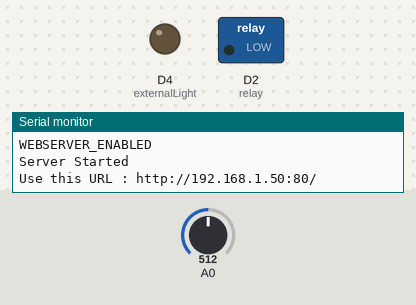
Simulated run of this sketch. Board: ESP8266 (NodeMCU). Shown: switched loads named in the sketch (green lamp = pin HIGH), output pins drawn as LEDs (lit = HIGH), the last lines printed to the serial monitor. Inputs (shaded band) come from the test bench; at power-on: A0 = 512. WiFi joins after 1.5 s; servers stay silent unless stated; storage starts empty.

Above: at 2.7 s.
2.8 s: A0 set to 855
7.5 s: A0 set to 881
At 12.7 s:
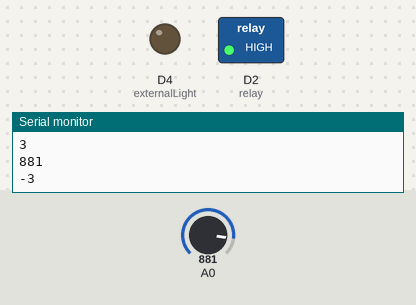
Timing chart, 0 to 14.2 s (numbered marks = the images above; inputs shaded):
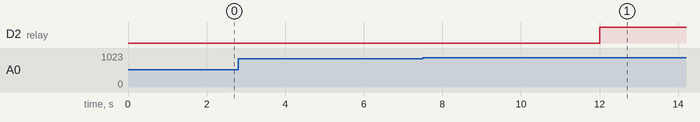

Measured:
- the behaviour switches between 870 and 871 on A0 (found by bisection; images 0 and 1)
- after the input at 7.5 s, D2 (relay): LOW → HIGH after 4.5 s

The sketch:

Irrigation-System.ino
```cpp
#include <ESP8266WiFi.h>
#include <ESP8266WebServer.h>
#include <WiFiManager.h>
#include <ESP8266mDNS.h>
#include <ArduinoOTA.h>
#include <BlynkSimpleEsp8266.h>
#include "FS.h"

#include "HTML.h"

#define VERSION "1.0"
#define HOSTNAME "Irrigation"
#define CONFIG "/conf.txt"

#define BLYNK_PRINT Serial

char* auth = "YourAuthToken";

const int WEBSERVER_PORT = 80;
char* www_username = "admin";
char* www_password = "password";

String OTA_Password = "password";

const int externalLight = LED_BUILTIN;
const int relay = D2;
const int flowSensor = D5;
const int moistureSensor = A0;

const int calibrationValue0 = 866;
const int calibrationValue100 = 416;

int triggerValue;
int targetValue;
int flow;

int currentMoisture;

boolean manualOverride = false;

long previousMillisMoistureSensor = 0;
long intervalMoistureSensor = 6000;

ESP8266WebServer server(WEBSERVER_PORT);

void setup() {
  Serial.begin(115200);
  SPIFFS.begin();
  delay(10);

  Serial.println();
  pinMode(externalLight, OUTPUT);
  pinMode(relay, OUTPUT);
  pinMode(flowSensor, INPUT);

  readSettings();

  parseHomePage();
  parseConfigurePage();
  parseControlPage();

  WiFiManager wifiManager;

  String hostname(HOSTNAME);
  hostname += String(ESP.getChipId(), HEX);
  if (!wifiManager.autoConnect((const char *)hostname.c_str())) {// new addition
    delay(3000);
    WiFi.disconnect(true);
    ESP.reset();
    delay(5000);
  }

  ArduinoOTA.onStart([]() {
    Serial.println("Start");
  });
  ArduinoOTA.onEnd([]() {
    Serial.println("\nEnd");
  });
  ArduinoOTA.onProgress([](unsigned int progress, unsigned int total) {
    Serial.printf("Progress: %u%%\r", (progress / (total / 100)));
  });
  ArduinoOTA.onError([](ota_error_t error) {
    Serial.printf("Error[%u]: ", error);
    if (error == OTA_AUTH_ERROR) Serial.println("Auth Failed");
    else if (error == OTA_BEGIN_ERROR) Serial.println("Begin Failed");
    else if (error == OTA_CONNECT_ERROR) Serial.println("Connect Failed");
    else if (error == OTA_RECEIVE_ERROR) Serial.println("Receive Failed");
    else if (error == OTA_END_ERROR) Serial.println("End Failed");
  });
  ArduinoOTA.setHostname((const char *)hostname.c_str());
  if (OTA_Password != "") {
    ArduinoOTA.setPassword(((const char *)OTA_Password.c_str()));
  }
  ArduinoOTA.begin();

  Serial.println("WEBSERVER_ENABLED");
  server.on("/Home", HTTP_GET, handleRoot);
  server.on("/Configure", handleConfigure);
  server.on("/updateConfig", handleUpdateConfigure);
  server.on("/updateControl", handleUpdateControl);
  server.on("/Control", handleControl);
  server.on("/FactoryReset", handleSystemReset);
  server.on("/WifiReset", handleWifiReset);
  server.onNotFound(handleRoot);
  server.begin();
  Serial.println("Server Started");
  String webAddress = "http://" + WiFi.localIP().toString() + ":" + String(WEBSERVER_PORT) + "/";
  Serial.println("Use this URL : " + webAddress);

  Blynk.config(auth);
}

void loop() {
  server.handleClient();
  ArduinoOTA.handle();
  Blynk.run();

  delay(1);
  if (digitalRead(relay) == LOW) {
    if (manualOverride) {
      digitalWrite(relay, HIGH);
    } else {
      if (currentMoisture < triggerValue) {
        digitalWrite(relay, HIGH);
      }
    }
  }

  if (digitalRead(relay) == HIGH && currentMoisture >= targetValue && !manualOverride) {
    digitalWrite(relay, LOW);
  }

  unsigned long currentMillis = millis();
  if (currentMillis - previousMillisMoistureSensor > intervalMoistureSensor) {
    previousMillisMoistureSensor = currentMillis;

    currentMoisture = readMoistureSensor();
  }
}

void handleSystemReset() {
  if (!server.authenticate(www_username, www_password)) {
    return server.requestAuthentication();
  }
  Serial.println("Reset System Configuration");
  if (SPIFFS.remove(CONFIG)) {
    handleRoot();
    ESP.restart();
  }
}

void handleWifiReset() {
  if (!server.authenticate(www_username, www_password)) {
    return server.requestAuthentication();
  }
  //WiFiManager
  //Local intialization. Once its business is done, there is no need to keep it around
  handleRoot();
  WiFiManager wifiManager;
  wifiManager.resetSettings();
  ESP.restart();
}

// converts the dBm to a range between 0 and 100%
int8_t getWifiQuality() {
  int32_t dbm = WiFi.RSSI();
  if (dbm <= -100) {
    return 0;
  } else if (dbm >= -50) {
    return 100;
  } else {
    return 2 * (dbm + 100);
  }
}

void writeSettings() {
  // Save decoded message to SPIFFS file for playback on power up.
  File f = SPIFFS.open(CONFIG, "w");
  if (!f) {
    Serial.println("File open failed!");
  } else {
    Serial.println("Saving settings now...");
    f.println("www_username=" + String(www_username));
    f.println("www_password=" + String(www_password));
    f.println("ota_password=" + String(OTA_Password));
    f.println("auth=" + String(auth));
    f.println("targetvalue=" + String(targetValue));
    f.println("triggervalue=" + String(triggerValue));
  }

  f.close();
  readSettings();
}

void handleUpdateConfigure() {
  if (!server.authenticate(www_username, www_password)) {
    return server.requestAuthentication();
  }

  String temp = server.arg("userid");
  temp.toCharArray(www_username, sizeof(temp));
  temp = server.arg("stationpassword");
  temp.toCharArray(www_password, sizeof(temp));
  OTA_Password = server.arg("otapassword");

  writeSettings();
  handleConfigureNoPassword();
}

void readSettings() {
  if (SPIFFS.exists(CONFIG) == false) {
    Serial.println("Settings File does not yet exists.");
    writeSettings();
    return;
  }
  File fr = SPIFFS.open(CONFIG, "r");
  String line;
  while (fr.available()) {
    line = fr.readStringUntil('\n');

    if (line.indexOf("www_username=") >= 0) {
      String temp = line.substring(line.lastIndexOf("www_username=") + 13);
      temp.trim();
      temp.toCharArray(www_username, sizeof(temp));
      Serial.println("www_username=" + String(www_username));
    }
    if (line.indexOf("www_password=") >= 0) {
      String temp = line.substring(line.lastIndexOf("www_password=") + 13);
      temp.trim();
      temp.toCharArray(www_password, sizeof(temp));
      Serial.println("www_password=" + String(www_password));
    }
    if (line.indexOf("ota_password=") >= 0) {
      OTA_Password = line.substring(line.lastIndexOf("ota_password=") + 13);
      Serial.println("ota_password=" + String(OTA_Password));
    }
    if (line.indexOf("auth=") >= 0) {
      String temp = line.substring(line.lastIndexOf("auth=") + 5);
      temp.trim();
      temp.toCharArray(auth, sizeof(temp));
      Serial.println("auth=" + String(auth));
    }
    if (line.indexOf("targetvalue=") >= 0) {
      targetValue = line.substring(line.lastIndexOf("targetvalue=") + 12).toInt();
      Serial.println("targetvalue=" + String(targetValue));
    }
    if (line.indexOf("triggervalue=") >= 0) {
      triggerValue = line.substring(line.lastIndexOf("triggervalue=") + 13).toInt();
      Serial.println("triggervalue=" + String(triggerValue));
    }
  }
  fr.close();
}

void handleNotFound() {
  server.send(404, "text/plain", "404: Not found"); // Send HTTP status 404 (Not Found) when there's no handler for the URL in the request
}

void handleRoot() {
  String form = parseHomePage();
  form.replace("%MOISTURELEVEL%", String(currentMoisture));
  server.send(200, "text/html", form);  // Home webpage for the cloud
}

void handleConfigure() {
  if (!server.authenticate(www_username, www_password)) {
    return server.requestAuthentication();
  }
  String form = parseConfigurePage();
  form.replace("%USERID%", www_username);
  form.replace("%STATIONPASSWORD%", www_password);
  form.replace("%OTAPASSWORD%", OTA_Password);
  form.replace("%BLYNKAUTHENTICATOR%", auth);

  server.send(200, "text/html", form);  // Configure portal for the cloud
}

void handleConfigureNoPassword() {
  String form = parseConfigurePage();
  form.replace("%USERID%", www_username);
  form.replace("%STATIONPASSWORD%", www_password);
  form.replace("%OTAPASSWORD%", OTA_Password);
  form.replace("%BLYNKAUTHENTICATOR%", auth);

  server.send(200, "text/html", form);  // Configure portal for the cloud
}

void handleControl() {
  if (!server.authenticate(www_username, www_password)) {
    return server.requestAuthentication();
  }
  String form = parseControlPage();
  form.replace("%TARGETVALUE%", String(targetValue));
  form.replace("%TRIGGERVALUE%", String(triggerValue));

  server.send(200, "text/html", form);
}

void handleUpdateControl() {
  if (!server.authenticate(www_username, www_password)) {
    return server.requestAuthentication();
  }

  triggerValue = server.arg("trigger").toInt();
  targetValue = server.arg("target").toInt();

  writeSettings();
  handleControlNoPassword();
}

void handleControlNoPassword() {
  String form = parseControlPage();

  form.replace("%TARGETVALUE%", String(targetValue));
  form.replace("%TRIGGERVALUE%", String(triggerValue));

  server.send(200, "text/html", form);
}

int readMoistureSensor() {
  int val;
  val = analogRead(A0);
  Serial.println(val);

  int calculation = 100 - (int)(100*(float)(val - calibrationValue100) / (float)(calibrationValue0 - calibrationValue100));
  Serial.println(calculation);

  return calculation;
}
```

HTML.h
```cpp
String parseHomePage();
String parseControlPage();
String parseConfigurePage();

String footer = "<!-- Footer -->"
                "<footer class='w3-bottom w3-center w3-black w3-padding-small w3-opacity w3-hover-opacity-off'>"
                "<div class='w3-xlarge'>"
                "<a href='https://github.com/ZGoode/Irrigation-System'><i class='fa fa-github w3-hover-opacity'></i></a>"
                "<a href='http://linkedin.com/in/zachary-goode-724441160'><i class='fa fa-linkedin w3-hover-opacity'></i></a>"
                "</div>"
                "</footer>"
                ""
                "</body>"
                "</html>";

String header = "<!DOCTYPE html>"
                "<html>"
                "<title>IOT Cloud</title>"
                "<meta charset='UTF-8'>"
                "<meta name='viewport' content='width=device-width, initial-scale=1'>"
                "<link rel='stylesheet' href='https://www.w3schools.com/w3css/4/w3.css'>"
                "<link rel='stylesheet' href='https://fonts.googleapis.com/css?family=Lato'>"
                "<link rel='stylesheet' href='https://cdnjs.cloudflare.com/ajax/libs/font-awesome/4.7.0/css/font-awesome.min.css'>"
                "<style>"
                "body,h1,h2,h3,h4,h5,h6 {font-family: 'Lato', sans-serif;}"
                "body, html {"
                "height: 100%;"
                "color: #777;"
                "line-height: 1.8;"
                "}"
                "/* Create a Parallax Effect */"
                ".bgimg{"
                "background-attachment: fixed;"
                "background-position: center;"
                "background-repeat: no-repeat;"
                "background-size: cover;"
                "}"
                "/* Background Picture */"
                ".bgimg{"
                "background-image: url('%BACKGROUND_IMAGE%');"
                "min-height: 100%;"
                "}"
                ".w3-wide {letter-spacing: 10px;}"
                ".w3-hover-opacity {cursor: pointer;}"
                ".slidecontainer {"
                "width: 100%;}"
                ".slider {"
                "-webkit-appearance: none;"
                "width: 100%;"
                "height: 25px;"
                "background: #d3d3d3;"
                "outline: none;"
                "opacity: 0.7;"
                "-webkit-transition: .2s;"
                "transition: opacity .2s;}"
                ".slider:hover {"
                "opacity: 1;}"
                ".slider::-webkit-slider-thumb {"
                "-webkit-appearance: none;"
                "appearance: none;"
                "width: 25px;"
                "height: 25px;"
                "background: #4CAF50;"
                "cursor: pointer;}"
                ".slider::-moz-range-thumb {"
                "width: 25px;"
                "height: 25px;"
                "background: #4CAF50;"
                "cursor: pointer;}"
                "</style>"
                "<body>"
                "<!-- Navbar (sit on top) -->"
                "<div class='w3-top'>"
                "<div class='w3-bar' id='myNavbar'>"
                "<a href='Home' class='w3-bar-item w3-button'>HOME</a>"
                "<a href='Control' class='w3-bar-item w3-button w3-hide-small'><i class='fa fa-user'></i> CONTROL</a>"
                "<a href='Configure' class='w3-bar-item w3-button w3-hide-small'><i class='fa fa-cogs'></i> CONFIGURE</a>"
                "<a href='https://github.com/ZGoode/Irrigation-System' class='w3-bar-item w3-button w3-hide-small'><i class='fa fa-th'></i> ABOUT</a>"
                "<a href='/WifiReset' class='w3-bar-item w3-button w3-hide-small w3-right w3-hover-red'>WIFI RESET</a>"
                "<a href='/FactoryReset' class='w3-bar-item w3-button w3-hide-small w3-right w3-hover-red'>FACTORY RESET</a>"
                "</div>"
                "</div>";

String homePage = "<!-- First Parallax Image with Logo Text -->"
                  "<div class='bgimg w3-display-container w3-opacity-min' id='home'>"
                  "<div class='w3-display-middle' style='white-space:nowrap;'>"
                  "<p><span class='w3-center w3-padding-large w3-black w3-xlarge w3-wide w3-animate-opacity'>IOT<span class='w3-hide-small'> IRRIGATION</span> SYSTEM</span></p>"
                  "<p><span class='w3-center w3-padding-large w3-black w3-large w3-wide w3-animate-opacity'>CURRENT<span class='w3-hide-small'> MOISTURE:</span> %MOISTURELEVEL%%</span></p>"
                  "</div>"
                  "</div>";

String controlPage = "<div class='bgimg w3-display-container w3-opacity-min' id='home'>"
                     "<div class='w3-display-middle' style='white-space:nowrap;'>"
                     "<div class='w3-black'>"
                     "<form class='w3-container' action='/updateControl' method='get'><h2>System Settings:</h2>"
                     "<div>Target Moisture (%): <span id='demo1'></span><p class='slidecontainer'><input type='range' min='0' max='100' value='%TARGETVALUE%' class='slider' id='myRange1' name='target'></p></div>"
                     "<div>Trigger Value (%): <span id='demo2'></span><p class='slidecontainer'><input type='range' min='0' max='100' value='%TRIGGERVALUE%' class='slider' id='myRange2' name='trigger'></p></div>"
                     "<script>"
                     "var slider1 = document.getElementById('myRange1');"
                     "var output1 = document.getElementById('demo1');"
                     "output1.innerHTML = slider1.value;"
                     "slider1.oninput = function() {"
                     "output1.innerHTML = this.value;}"
                     "</script>"
                     "<script>"
                     "var slider2 = document.getElementById('myRange2');"
                     "var output2 = document.getElementById('demo2');"
                     "output2.innerHTML = slider2.value;"
                     "slider2.oninput = function() {"
                     "output2.innerHTML = this.value;}"
                     "</script>"
                     "<button class='w3-button w3-block w3-grey w3-section w3-padding' type='submit'>Save</button>"
                     "</form>"
                     "</div>"
                     "</div>"
                     "</div>";

String configurePage = "<div class='bgimg w3-display-container w3-opacity-min' id='home'>"
                       "<div class='w3-display-middle' style='white-space:nowrap;'>"
                       "<div class='w3-black'>"
                       "<form class='w3-container' action='/updateConfig' method='get'><h2>System Config:</h2>"
                       "<p><label>User ID (for this interface)</label><input class='w3-input w3-border w3-margin-bottom' type='text' name='userid' value='%USERID%' maxlength='20'></p>"
                       "<p><label>Password </label><input class='w3-input w3-border w3-margin-bottom' type='password' name='stationpassword' value='%STATIONPASSWORD%'></p>"
                       "<p><label>OTA Password </label><input class='w3-input w3-border w3-margin-bottom' type='password' name='otapassword' value='%OTAPASSWORD%'></p>"
                       "<p><label>Blynk Authenticator </label><input class='w3-input w3-border w3-margin-bottom' type='text' name='blynkauthenticator' value='%BLYNKAUTHENTICATOR%'></p>"
                       "<button class='w3-button w3-block w3-grey w3-section w3-padding' type='submit'>Save</button>"
                       "</form>"
                       "</div>"
                       "</div>"
                       "</div>";

String parseHomePage() {
  return header + homePage + footer;
}

String parseControlPage() {
  return header + controlPage + footer;
}

String parseConfigurePage() {
  return header + configurePage + footer;
}
```
